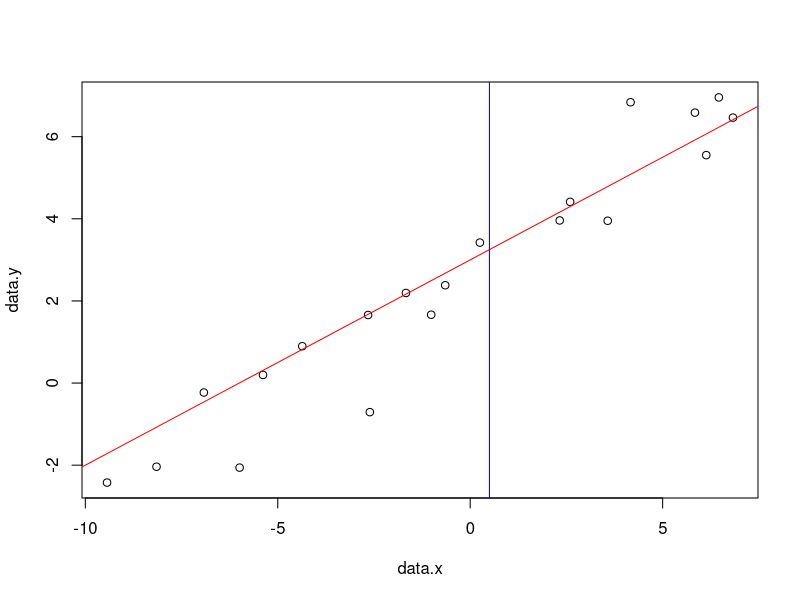

Source code (R):
library(dplyr)
set.seed(12604)

# practice with parameter estimation

# we'll use the same linear model data as before.

intercept <- 3
slope <- 0.5

data.x <- runif(20, min=-10, max=10)
data.y <- rnorm(20, mean=(slope*data.x + intercept), sd = 1)

plot(data.x, data.y)
abline(a = intercept, b=slope, col="red")

model.data <- data.frame(x=data.x, y=data.y)

# now we need to write a function that calculates the RMSE for a given set of parameters
# because of the function we will use in a moment, this function must take a vector of parameters
# as the first argument. we can translate that vector back into the intercept and slope inside the function.

calculate.rmse <- function(parameters){
  intercept <- parameters[1]
  slope <- parameters[2]
  
  # fill in the rest...
}

# now we use optim to find the best fitting parameters (minimize RMSE)

result <- optim(calculate.rmse, par = c(0,0))

# we can extract the parameters from optim, and plot the best fitting line

best.intercept <- result$par[1]
best.slope <- result$par[2]

abline(a=best.intercept, b=best.slope, col="blue")

# note that the best fitting line is not the same as the actual model that generated the data!
# if you were running the experiment that collected this data, what could you do to improve
# the estimate? get more data! try simulating that, and seeing if it helps. if you are done early,
# then try making a plot that has sample size on the X axis and error in the model parameter estimates on
# the Y axis...

